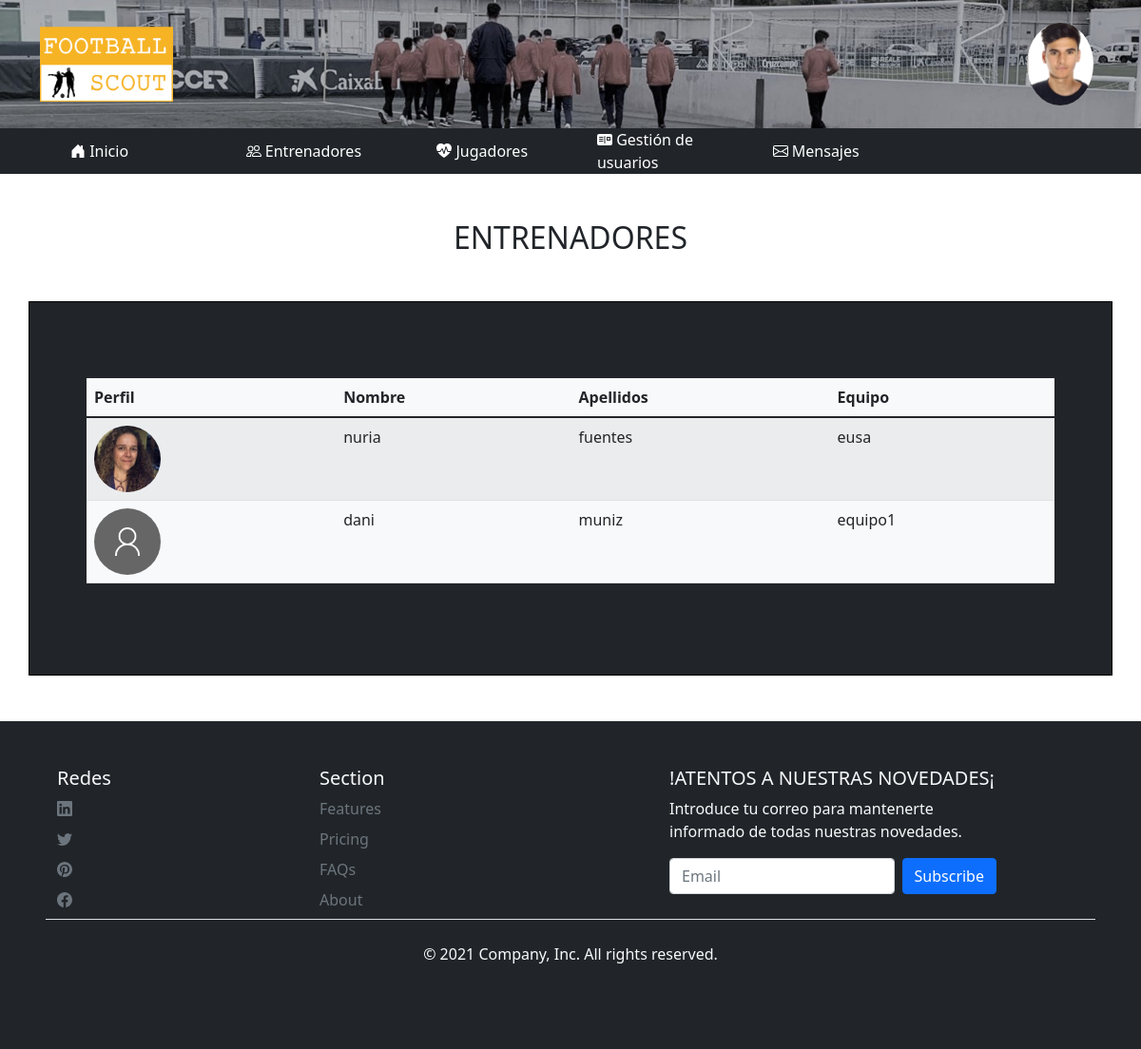
The page /admin/entrenadores.php on the database its author committed.
### tables this page shows
CREATE TABLE `entrenadores` (
  `id` tinyint(4) NOT NULL,
  `nombre` varchar(20) NOT NULL,
  `apellidos` varchar(40) NOT NULL,
  `id_equipo` tinyint(4) NOT NULL,
  `id_usuario` tinyint(4) NOT NULL
);

CREATE TABLE `usuarios` (
  `id` tinyint(4) NOT NULL,
  `usuario` varchar(15) NOT NULL,
  `nombre` varchar(15) NOT NULL,
  `apellidos` varchar(40) NOT NULL,
  `confirmado` tinyint(1) NOT NULL DEFAULT 0,
  `correo` varchar(20) NOT NULL,
  `tipo` set('admin','Entrenador','jugador') NOT NULL DEFAULT 'Entrenador',
  `contrasena` varchar(20) NOT NULL,
  `foto` text NOT NULL DEFAULT 'noimage.jpg'
);

CREATE TABLE `equipos` (
  `id` tinyint(4) NOT NULL,
  `club` varchar(20) NOT NULL,
  `categoria` set('senior','juvenil','cadete','infantil') NOT NULL,
  `nivel` varchar(1) DEFAULT NULL
);

### php/databaseManagement.inc.php (called while the page is built, shortened)
<?php
    function obtenerUsuario($id){
        try {
            $con = new PDO("mysql:host=" . $GLOBALS['servidor'] . ";dbname=" . $GLOBALS['baseDatos'], $GLOBALS['user'], $GLOBALS['pass']);
            $sql = $con->prepare("SELECT * from usuarios where id=:id");
            $sql->bindParam(":id", $id);
            $sql->execute();
            $row = $sql->fetch(PDO::FETCH_ASSOC);
            return $row;
        } catch (PDOException $e) {
            header("location: /php/error.html");
        }
    }
    function obtenerEquipo($id){
        try {
            $con = new PDO("mysql:host=" . $GLOBALS['servidor'] . ";dbname=" . $GLOBALS['baseDatos'], $GLOBALS['user'], $GLOBALS['pass']);
            $sql = $con->prepare("SELECT * from equipos WHERE id=:id");
            $sql->bindParam(":id", $id);
            $sql->execute();
            $row = $sql->fetch(PDO::FETCH_ASSOC);
            return $row;
        } catch (PDOException $e) {
            header("location: /php/error.html");
        }
    }
    function obtenerEntrenadores(){
        try {
            $con = new PDO("mysql:host=" . $GLOBALS['servidor'] . ";dbname=" . $GLOBALS['baseDatos'], $GLOBALS['user'], $GLOBALS['pass']);
            $sql = $con->prepare("SELECT * from entrenadores");
            $sql->execute();
            $miArray = [];
            while ($row = $sql->fetch(PDO::FETCH_ASSOC)) {
                $miArray[] = $row;
            }
        } catch (PDOException $e) {
            header("location: /php/error.html");
        }
        return $miArray;
    }
?>

### admin/entrenadores.php (the view, shortened to what this page needs)
<!doctype html>
<html lang="en">
<head>
    <link rel="stylesheet" href="../css/bootstrap.min.css">
    <link rel="stylesheet" href="../css/headers.css">
    <link rel="stylesheet" href="../css/footers.css">
    <link rel="stylesheet" href="../css/entrenador.css">
</head>
<body>
    <div class="container-fluid" style="background-image: url('../img/banner.jpg');background-repeat: no-repeat;background-size: cover; height: auto;">
        <div class="container">
            <header class="d-flex flex-wrap align-items-center justify-content-center justify-content-md-between py-3">
                <a href="index.php" class="d-flex align-items-center col-md-3 mb-2 mb-md-0 text-dark text-decoration-none">
                    <img src="../img/logo.png" class="bi me-2" width="140">
                </a>
                <div class="col-md-3 text-end">
                    <button type="button" class="bg-transparent border-transparent" data-bs-toggle="modal" data-bs-target="#staticBackdrop">
                        <img src="../img/jesus.jpg" alt="entrenador" width="70" class="rounded-circle">
                    </button>
                </div>
            </header>
        </div>
    </div>
    <nav class="container-fluid bg-dark">
        <div class="container">
            <ul class="row">
                <li class="col-2">
                    <a href="index.php">
                       Inicio</a>
                </li>
                <li class="col-2">
                    <a href="entrenadores.php">
                   Entrenadores</a>
                </li>
                <li class="col-2">
                      <a href="jugadores.php">  Jugadores</a></li>
                <li class="col-2">
                    <a href="usuarios.php">  Gestión de usuarios</a></li>
                <li class="col-2">
                    <a href="mensajes.html">  Mensajes</a></li>
            </ul>
        </div>
    </nav>
    <section>
        <h2 class="text-center my-5">ENTRENADORES</h2>
        <article class="container bg-dark mb-5">
            <div class="container p-5">
                <table class="table table-striped table-hover bg-light">
                    <thead>
                        <tr>
                            <th scope="col">Perfil</th>
                            <th scope="col">Nombre</th>
                            <th scope="col">Apellidos</th>
                            <th scope="col">Equipo</th>
                        </tr>
                    </thead>
                    <tbody>
                        <?php include "../php/databaseManagement.inc.php";
                            $listaEntrenadores = obtenerEntrenadores();
                            for ($i=0;$i<sizeof($listaEntrenadores);$i++){
                                $foto = obtenerUsuario($listaEntrenadores[$i]['id_usuario'])['foto'];
                                if($foto=='' || !file_exists("../img/".$foto)){
                                    $foto="noimage.jpg";
                                }
                                echo "<tr>";
                                echo "<td><img width='70' class='rounded-circle' src='../img/".$foto."'></td>";
                                echo "<td>".$listaEntrenadores[$i]['nombre']."</td>";
                                echo "<td>".$listaEntrenadores[$i]['apellidos']."</td>";
                                echo "<td>".obtenerEquipo($listaEntrenadores[$i]['id_equipo'])['club']."</td>";
                                echo "</tr>";
                            }
                        ?>
                    </tbody>
                </table>
            </div>
        </article>
    </section>
    <footer class="container-fluid bg-dark text-light p-5">
        <div class="container">
            <div class="row">
                <div class="col-3">
                    <h5>Redes</h5>
                    <ul class="nav flex-column">
                        <li class="nav-item mb-2">
                            <a href="#" class="nav-link p-0 text-muted">
                            </a>
                        </li>
                        <li class="nav-item mb-2">
                            <a href="#" class="nav-link p-0 text-muted">
                            </a>
                        </li>
                        <li class="nav-item mb-2">
                            <a href="#" class="nav-link p-0 text-muted">
                            </a>
                        </li>
                        <li class="nav-item mb-2">
                            <a href="#" class="nav-link p-0 text-muted">
                            </a>
                        </li>
                    </ul>
                </div>
                <div class="col-3">
                    <h5>Section</h5>
                    <ul class="nav flex-column">
                        <li class="nav-item mb-2"><a href="#" class="nav-link p-0 text-muted">Features</a></li>
                        <li class="nav-item mb-2"><a href="#" class="nav-link p-0 text-muted">Pricing</a></li>
                        <li class="nav-item mb-2"><a href="#" class="nav-link p-0 text-muted">FAQs</a></li>
                        <li class="nav-item mb-2"><a href="#" class="nav-link p-0 text-muted">About</a></li>
                    </ul>
                </div>
                <div class="col-4 offset-1">
                    <form>
                        <h5>!ATENTOS A NUESTRAS NOVEDADES¡</h5>
                        <p>Introduce tu correo para mantenerte informado de todas nuestras novedades.</p>
                        <div class="d-flex w-100 gap-2">
                            <input id="newsletter1" type="text" class="form-control" placeholder="Email">
                            <button class="btn btn-primary" type="button">Subscribe</button>
                        </div>
                    </form>
                </div>
            </div>
        </div>
        <div class="d-flex justify-content-center py-4 border-top">
            <p>&copy; 2021 Company, Inc. All rights reserved.</p>
        </div>
    </footer>
</body>
</html>

### css/headers.css (style rules this page uses)
.bi { vertical-align: -.125em; fill: currentColor; }

### css/footers.css (style rules this page uses)
.bi { vertical-align: -.125em; fill: currentColor; }

### css/entrenador.css (style rules this page uses)
button { background-color: #ffc04b; border: #ffc04b; color: white; border-radius: 0.2em; padding: 0.5em; font-weight: 700; }
nav ul { height: 3em; -webkit-box-align: center; -ms-flex-align: center; align-items: center; }
nav ul a { color: white; text-decoration: none; }
article { border: 1px solid black; padding: 2em; }

### rows shown on the page
entrenadores: id_usuario.foto (picture), nombre "nuria", apellidos "fuentes", id_equipo.club "eusa"
entrenadores: shows a picture, nombre "dani", apellidos "muniz", id_equipo.club "equipo1"
